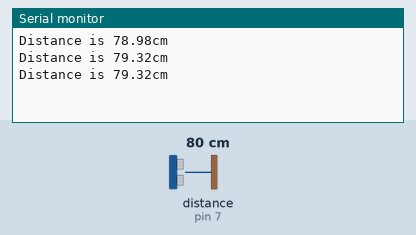
Recording of a sketch running on a simulated Arduino Uno, built with avr-gcc and run on an emulated ATmega328P. On the bench: the last lines printed to the serial monitor. Wiring (inferred from the names in the program): ultrasonic range finder: trigger pin 6; echo pin 7. The test bench sets the inputs (shaded band); at power-on: distance to the obstacle (sensor on pin 7) 80 cm. The echo pulse lasts 58.3 µs per cm.

Above: at 1.3 s.
1.4 s: distance to the obstacle (sensor on pin 7) set to 2 cm
At 1.9 s:
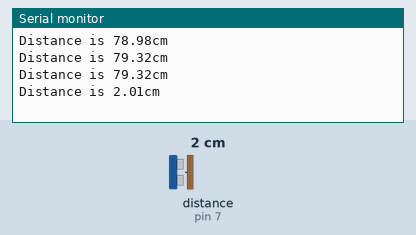
2.9 s: distance to the obstacle (sensor on pin 7) set to 4 cm
At 3.4 s:
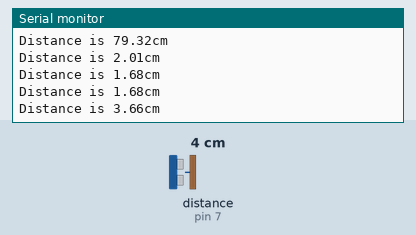
Timing chart, 0 to 5.9 s (numbered marks = the images above; inputs shaded):
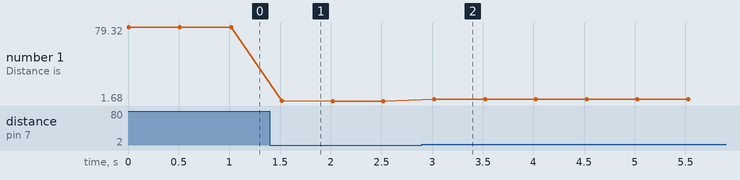

Measured:
- after the input at 1.4 s, the serial monitor: prints a new line after 0.12 s (image 1)
- after the input at 2.9 s, the serial monitor: prints a new line after 0.12 s (image 2)
- plotted number 1: 79.32 → 1.68 after the input at 1.4 s, 1.68 → 3.66 after the input at 2.9 s

The sketch:

ultra_sonic_sensor_1_code.ino
```cpp
#define trig 6
#define echo 7

void setup(){
  pinMode(echo,INPUT);
  pinMode(trig,OUTPUT);
  Serial.begin(9600);
}
void loop(){
  digitalWrite(trig,LOW);
  delayMicroseconds(2);
  digitalWrite(trig,HIGH);
  delayMicroseconds(10);
  digitalWrite(trig,LOW);

  float duration = pulseIn(echo,HIGH);
  float distance = 0.034*duration/2;

  Serial.print("Distance is ");
  Serial.print(distance);
  Serial.println("cm");
  delay(500);
}


/*#include<LiquidCrystal.h>
LiquidCrystal lcd(7,6,5,4,3,2);
void setup() {
  // put your setup code here, to run once:
  pinMode(A0,INPUT);
  lcd.begin(16,2);
}

void loop() {
  // put your main code here, to run repeatedly:
  int a = analogRead(A0);
  lcd.setCursor(1,5);
  lcd.println(a);

}
*/
```
